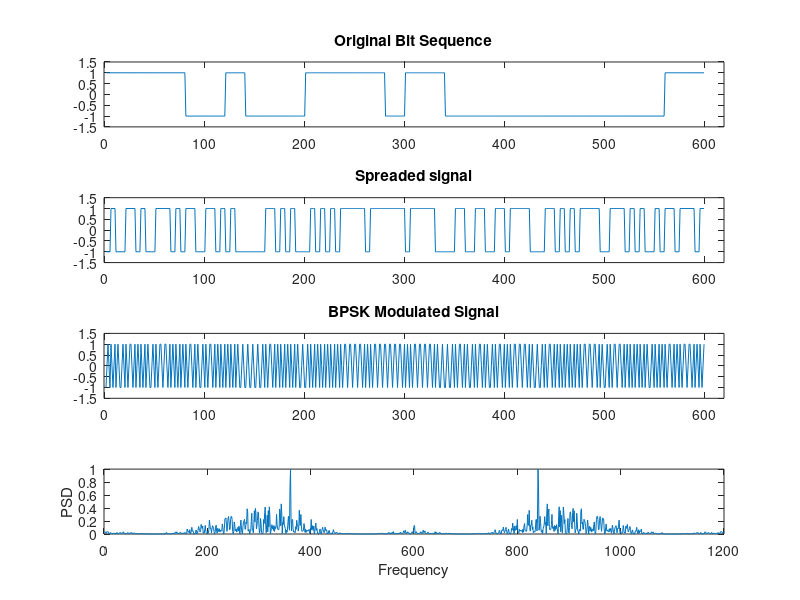
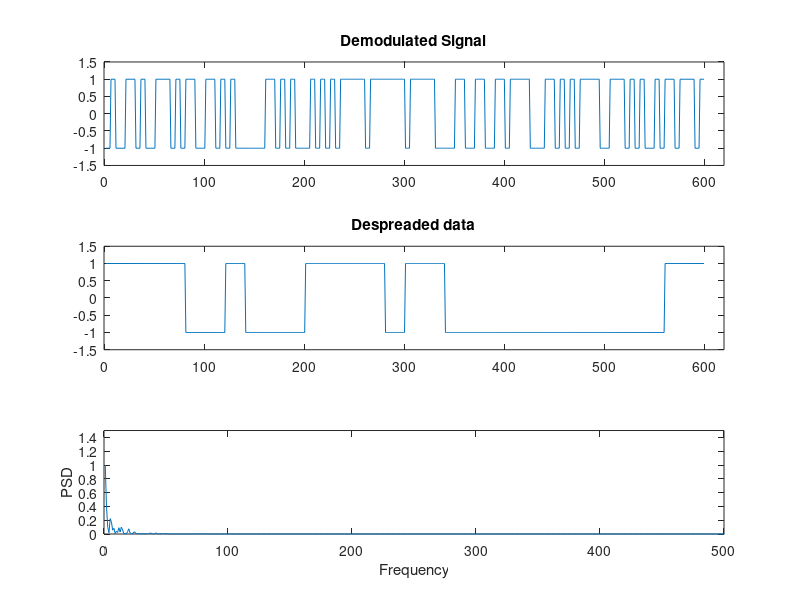

The MATLAB script that drew these images, in order:
clc
clear

% Generating the bit pattern with each bit 20 samples long

b=round(rand(1,30));
pattern=[];
for k=1:30
    if b(1,k)==0
        sig=-ones(1,20);
    else
        sig=ones(1,20);
    end
    
    pattern=[pattern sig];
end
subplot(4,1,1)
plot(pattern);
axis([-1 620 -1.5 1.5]);
title('Original Bit Sequence');


% Generating the pseudo random bit pattern for spreading
d=round(rand(1,120));
pn_seq=[];
carrier=[];
t=[0:2*pi/4:2*pi];     % Creating 5 samples for one cosine 
for k=1:120
    if d(1,k)==0
        sig=-ones(1,5);
    else
        sig=ones(1,5);
    end
    c=cos(t);   
    carrier=[carrier c];
    pn_seq=[pn_seq sig];
   
end

% Spreading of sequence
spreaded_sig=pattern.*pn_seq;
subplot(4,1,2)
plot(spreaded_sig)
axis([-1 620 -1.5 1.5]);
title('Spreaded signal');

% BPSK Modulation of the spreaded signal
bpsk_sig=spreaded_sig.*carrier;   % Modulating the signal
subplot(4,1,3);
plot(bpsk_sig)
axis([-1 620 -1.5 1.5]);
title('BPSK Modulated Signal');

%Plotting the FFT of DSSS signal

y=abs(fft(xcorr(bpsk_sig)));
subplot(4,1,4)
plot(y/max(y))
xlabel('Frequency')
ylabel('PSD')

%Demodulation and Despreading of Received Signal

figure
rxsig=bpsk_sig.*carrier;
demod_sig=[];
for i=1:600
    if rxsig(i)>=0
    rxs =1;
else
    rxs =-1;
    end
    demod_sig=[demod_sig rxs];
end
subplot(3,1,1)
plot(demod_sig)
axis([-1 620 -1.5 1.5]);
title('Demodulated Signal')

despread_sig=demod_sig.*pn_seq;
subplot(3,1,2)
plot(despread_sig)
axis([-1 620 -1.5 1.5]);
title('Despreaded data')

%Power Spectrum of Despreaded data 
z=0.5+0.5*despread_sig;
y=abs(fft(xcorr(z)));
subplot(3,1,3)
plot(y/max(y))
axis([0 500 0 1.5])
xlabel('Frequency')
ylabel('PSD')
